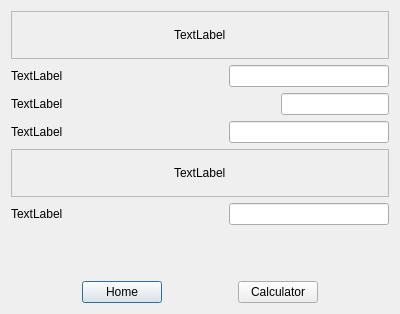
<?xml version="1.0" encoding="UTF-8"?>
<ui version="4.0">
 <class>Distance</class>
 <widget class="QDialog" name="Distance">
  <property name="geometry">
   <rect>
    <x>0</x>
    <y>0</y>
    <width>400</width>
    <height>314</height>
   </rect>
  </property>
  <property name="windowTitle">
   <string>Dialog</string>
  </property>
  <layout class="QVBoxLayout" name="verticalLayout_5">
   <item>
    <layout class="QVBoxLayout" name="verticalLayout_2">
     <property name="topMargin">
      <number>0</number>
     </property>
     <property name="bottomMargin">
      <number>50</number>
     </property>
     <item>
      <widget class="QFrame" name="frame">
       <property name="frameShape">
        <enum>QFrame::Shape::StyledPanel</enum>
       </property>
       <property name="frameShadow">
        <enum>QFrame::Shadow::Raised</enum>
       </property>
       <layout class="QVBoxLayout" name="verticalLayout_3">
        <item alignment="Qt::AlignmentFlag::AlignHCenter">
         <widget class="QLabel" name="label">
          <property name="text">
           <string>TextLabel</string>
          </property>
         </widget>
        </item>
       </layout>
      </widget>
     </item>
     <item>
      <layout class="QHBoxLayout" name="horizontalLayout_5">
       <item>
        <widget class="QLabel" name="label_4">
         <property name="text">
          <string>TextLabel</string>
         </property>
        </widget>
       </item>
       <item>
        <spacer name="horizontalSpacer_4">
         <property name="orientation">
          <enum>Qt::Orientation::Horizontal</enum>
         </property>
         <property name="sizeHint" stdset="0">
          <size>
           <width>40</width>
           <height>20</height>
          </size>
         </property>
        </spacer>
       </item>
       <item>
        <widget class="QLineEdit" name="lineEdit_3"/>
       </item>
      </layout>
     </item>
     <item>
      <layout class="QHBoxLayout" name="horizontalLayout_6">
       <item>
        <widget class="QLabel" name="label_5">
         <property name="text">
          <string>TextLabel</string>
         </property>
        </widget>
       </item>
       <item>
        <spacer name="horizontalSpacer_5">
         <property name="orientation">
          <enum>Qt::Orientation::Horizontal</enum>
         </property>
         <property name="sizeHint" stdset="0">
          <size>
           <width>40</width>
           <height>20</height>
          </size>
         </property>
        </spacer>
       </item>
       <item>
        <widget class="QLineEdit" name="lineEdit_4">
         <property name="sizePolicy">
          <sizepolicy hsizetype="Minimum" vsizetype="Fixed">
           <horstretch>0</horstretch>
           <verstretch>0</verstretch>
          </sizepolicy>
         </property>
        </widget>
       </item>
      </layout>
     </item>
     <item>
      <layout class="QHBoxLayout" name="horizontalLayout_7">
       <item>
        <widget class="QLabel" name="label_6">
         <property name="text">
          <string>TextLabel</string>
         </property>
        </widget>
       </item>
       <item>
        <spacer name="horizontalSpacer_6">
         <property name="orientation">
          <enum>Qt::Orientation::Horizontal</enum>
         </property>
         <property name="sizeHint" stdset="0">
          <size>
           <width>40</width>
           <height>20</height>
          </size>
         </property>
        </spacer>
       </item>
       <item>
        <widget class="QLineEdit" name="lineEdit_5"/>
       </item>
      </layout>
     </item>
     <item>
      <widget class="QFrame" name="frame_2">
       <property name="frameShape">
        <enum>QFrame::Shape::StyledPanel</enum>
       </property>
       <property name="frameShadow">
        <enum>QFrame::Shadow::Raised</enum>
       </property>
       <layout class="QVBoxLayout" name="verticalLayout_4">
        <item alignment="Qt::AlignmentFlag::AlignHCenter">
         <widget class="QLabel" name="label_9">
          <property name="text">
           <string>TextLabel</string>
          </property>
         </widget>
        </item>
       </layout>
      </widget>
     </item>
     <item>
      <layout class="QHBoxLayout" name="horizontalLayout_8">
       <item>
        <widget class="QLabel" name="label_7">
         <property name="text">
          <string>TextLabel</string>
         </property>
        </widget>
       </item>
       <item>
        <spacer name="horizontalSpacer_7">
         <property name="orientation">
          <enum>Qt::Orientation::Horizontal</enum>
         </property>
         <property name="sizeHint" stdset="0">
          <size>
           <width>40</width>
           <height>20</height>
          </size>
         </property>
        </spacer>
       </item>
       <item>
        <widget class="QLineEdit" name="lineEdit_6"/>
       </item>
      </layout>
     </item>
    </layout>
   </item>
   <item>
    <layout class="QHBoxLayout" name="horizontalLayout">
     <item>
      <spacer name="horizontalSpacer">
       <property name="orientation">
        <enum>Qt::Orientation::Horizontal</enum>
       </property>
       <property name="sizeHint" stdset="0">
        <size>
         <width>40</width>
         <height>20</height>
        </size>
       </property>
      </spacer>
     </item>
     <item>
      <widget class="QPushButton" name="home">
       <property name="text">
        <string>Home</string>
       </property>
      </widget>
     </item>
     <item>
      <spacer name="horizontalSpacer_3">
       <property name="orientation">
        <enum>Qt::Orientation::Horizontal</enum>
       </property>
       <property name="sizeHint" stdset="0">
        <size>
         <width>40</width>
         <height>20</height>
        </size>
       </property>
      </spacer>
     </item>
     <item>
      <widget class="QPushButton" name="calculator">
       <property name="text">
        <string>Calculator</string>
       </property>
      </widget>
     </item>
     <item>
      <spacer name="horizontalSpacer_2">
       <property name="orientation">
        <enum>Qt::Orientation::Horizontal</enum>
       </property>
       <property name="sizeHint" stdset="0">
        <size>
         <width>40</width>
         <height>20</height>
        </size>
       </property>
      </spacer>
     </item>
    </layout>
   </item>
  </layout>
 </widget>
 <resources/>
 <connections/>
</ui>
